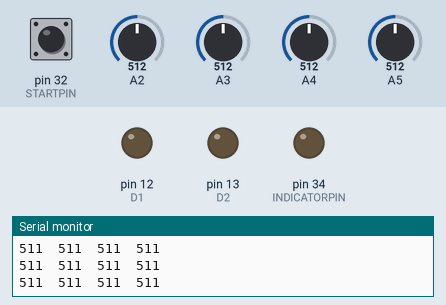
A sketch run on a simulated Arduino Mega 2560, built with avr-gcc and run on an emulated ATmega2560. Parts: output pins drawn as LEDs (lit = HIGH), the last lines printed to the serial monitor. Inputs (shaded band) come from the test bench; at power-on: A2 = 512, A3 = 512, A4 = 512, pin 32 (STARTPIN) HIGH, A5 = 512. Random numbers use the default seed unless the sketch sets one; pins used as bus, display or sensor lines are not drawn.

Above: at 4.7 s.
4.8 s: A2 set to 111
7.8 s: A2 set to 95
10.8 s: A3 set to 488
At 11.5 s:
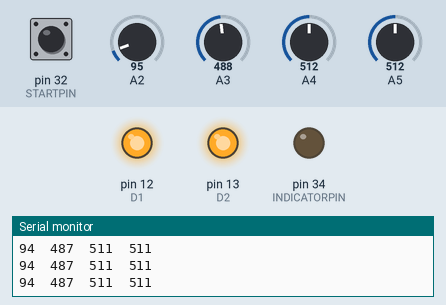
12.3 s: A4 set to 486
At 14.1 s:
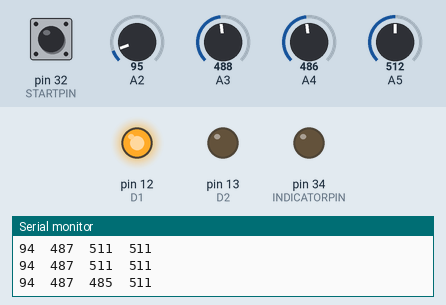
Timing chart, 0 to 16.3 s (numbered marks = the images above; inputs shaded):
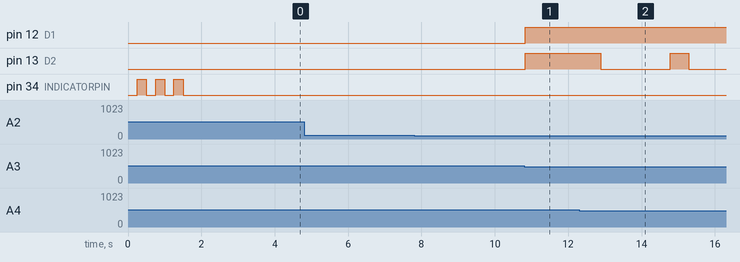

The sketch:

Lab4.ino
```cpp
//edge detection using IR sensors

#include <QTRSensors.h>

#define NUM_SENSORS             4  // number of sensors used
#define NUM_SAMPLES_PER_SENSOR  4  // average 4 analog samples per sensor reading
#define EMITTER_PIN             255  // emitter is 255

#define STARTPIN                32
#define INDICATORPIN            34

//Analog Pins sensor assignment
#define FR              2
#define FL              3
#define BL              4
#define BR              5

//Standard PWM DC control
int S1 = 3;     //M1 Speed Control PWM char (0-255)
int D1 = 12;    //M1 Direction Control
int S2 = 11;    //M2 Speed Control PWM
int D2 = 13;    //M2 Direction Control

int mspd = 88, dur1 = 100, dur2 = 200, dur3 = 500, dur4 = 1000;
long rNum;
int rem;

QTRSensorsAnalog qtra((unsigned char[]) {FR, FL, BL, BR}, NUM_SENSORS, NUM_SAMPLES_PER_SENSOR, EMITTER_PIN);
unsigned int sensorValues[NUM_SENSORS];

void mstop(){                    //Stop
  analogWrite(S1,0);
  analogWrite(S2,0);
}

void mmove(char dir, char spdR, char spdL, int duration){
  switch(dir){
    case 'F':
      digitalWrite(D1,HIGH);
      digitalWrite(D2,HIGH);
      break;
    case 'B':
      digitalWrite(D1,LOW);
      digitalWrite(D2,LOW);
      break;
    case 'L':
      digitalWrite(D1,HIGH);
      digitalWrite(D2,LOW);
      break;
    case 'R':
      digitalWrite(D1,LOW);
      digitalWrite(D2,HIGH);
      break;
  }
  analogWrite(S1, spdR);
  analogWrite(S2, spdL);
  delay(duration);
}

void setup() {
  // put your setup code here, to run once:
  pinMode(STARTPIN, INPUT);
  pinMode(INDICATORPIN, OUTPUT);

  pinMode(D1,OUTPUT);
  pinMode(D2,OUTPUT);

  Serial.begin(9600);

  randomSeed(analogRead(0));

  Serial.println("Waiting to start...");
  while( digitalRead(STARTPIN) == LOW ){}

  Serial.println("Robot start");
  //indicate with lights to start
  for(int i=0; i<3; i++){
    delay(250);
    digitalWrite(INDICATORPIN, HIGH);
    delay(250);
    digitalWrite(INDICATORPIN, LOW);
  }
  delay(2000);

  Serial.println("Edge Detect loop start");
}

void loop() {
  // put your main code here, to run repeatedly:

  //drive robots and check for off edge signals
  qtra.read(sensorValues);

  for (unsigned char i = 0; i < NUM_SENSORS; i++)
  {
    Serial.print(sensorValues[i]);
    Serial.print('\t');
  }
  Serial.println();

  rNum = random(1000,4000);
  //no edges detected
  if( sensorValues[FR-2] <= 500 && sensorValues[FL-2] <= 500 && sensorValues[BL-2] <= 500 && sensorValues[BR-2] <= 500 ){
    //drive forward
    mmove('F', mspd, mspd, dur1);
  }

  //front has edge
  else if ( sensorValues[FR-2] > 500 && sensorValues[FL-2] > 500 && sensorValues[BL-2] <= 500 && sensorValues[BR-2] <= 500 ){
    //reverse until edge not detected, turn right 90 deg
    mmove('B', mspd, mspd, dur3);
    if ( rNum > 4000){
      mmove('R', mspd, mspd, 3000);
    }
    rem = 1000;
    qtra.read(sensorValues);
    while( sensorValues[BL-2] <= 500 && sensorValues[BR-2] <= 500 && rem ){
      mmove('R', mspd, mspd, 100);
      rem -=100;
    }
  }
  //front right has edge
  else if ( sensorValues[FR-2] > 500 && sensorValues[FL-2] <= 500 && sensorValues[BL-2] <= 500 && sensorValues[BR-2] <= 500 ){
    //reverse until edge not detected, turn left 45 deg
    mmove('B', mspd, mspd, dur3);
    if ( rNum > 4000){
      mmove('L', mspd, mspd, 3000);
    }
    rem = 1000;
    qtra.read(sensorValues);
    while( sensorValues[BR-2] <= 500 && rem ){
      mmove('L', mspd, mspd, 100);
      rem -=100;
    }
  }
  //front left has edge
  else if ( sensorValues[FR-2] <= 500 && sensorValues[FL-2] > 500 && sensorValues[BL-2] <= 500 && sensorValues[BR-2] <= 500 ){
    //reverse until edge not detected, turn right 45 deg
    mmove('B', mspd, mspd, dur3);
    if ( rNum > 4000){
      mmove('R', mspd, mspd, 3000);
    }
    rem = 1000;
    qtra.read(sensorValues);
    while( sensorValues[BL-2] <= 500 && rem ){
      mmove('R', mspd, mspd, 100);
      rem -=100;
    }
  }

  //back has edge
  else if ( sensorValues[FR-2] <= 500 && sensorValues[FL-2] <= 500 && sensorValues[BL-2] > 500 && sensorValues[BR-2] > 500 ){
    //forward until edge not detected
    mmove('F', mspd, mspd, dur1);
  }
  //back right has edge
  else if ( sensorValues[FR-2] <= 500 && sensorValues[FL-2] <= 500 && sensorValues[BL-2] <= 500 && sensorValues[BR-2] > 500 ){
    //forward until edge not detected, turn left 45 deg
    mmove('F', mspd, mspd, dur3);
    mmove('L', mspd, mspd, rNum);
  }
  //back left has edge
  else if ( sensorValues[FR-2] <= 500 && sensorValues[FL-2] <= 500 && sensorValues[BL-2] > 500 && sensorValues[BR-2] <= 500 ){
    //forward until edge not detected, turn right 45 deg
    mmove('F', mspd, mspd, dur3);
    mmove('R', mspd, mspd, rNum);
  }

//NOTE: These cases should not happen
  //right side has edge
  else if ( sensorValues[FR-2] > 500 && sensorValues[FL-2] <= 500 && sensorValues[BL-2] <= 500 && sensorValues[BR-2] > 500 ){
    //stop robot
    mstop();
  }

  //left side has edge
  else if ( sensorValues[FR-2] <= 500 && sensorValues[FL-2] > 500 && sensorValues[BL-2] > 500 && sensorValues[BR-2] <= 500 ){
    //stop robot
    mstop();
  }

  //all sides have edges
  else if ( sensorValues[FR-2] > 500 && sensorValues[FL-2] > 500 && sensorValues[BL-2] > 500 && sensorValues[BR-2] > 500 ){
    //stop robot
    mstop();
  }

  //delay(1000);

}
```

Measured:
- the behaviour switches between 502 and 501 on A3 (found by bisection; images 0 and 1)
- the behaviour switches between 502 and 501 on A4 (found by bisection; images 1 and 2)
- after the input at 10.8 s, pin 12 (D1), pin 13 (D2): LOW → HIGH at once
- after the input at 12.3 s, pin 13 (D2): HIGH → LOW after 0.59 s, → HIGH 1.9 s later, → LOW 0.50 s later
